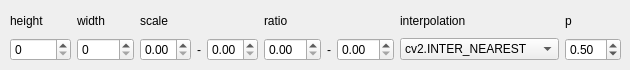
         <widget class="QWidget" name="defocus_3">
          <attribute name="title">
           <string>RandomResizedCrop</string>
          </attribute>
          <widget class="QWidget" name="gridLayoutWidget_33">
           <property name="geometry">
            <rect>
             <x>10</x>
             <y>10</y>
             <width>611</width>
             <height>51</height>
            </rect>
           </property>
           <layout class="QGridLayout" name="gridLayout_36">
            <item row="0" column="0">
             <widget class="QLabel" name="label_64">
              <property name="text">
               <string>height</string>
              </property>
             </widget>
            </item>
            <item row="1" column="5">
             <widget class="QDoubleSpinBox" name="sb_rrc_p">
              <property name="maximum">
               <double>1.000000000000000</double>
              </property>
              <property name="singleStep">
               <double>0.500000000000000</double>
              </property>
              <property name="value">
               <double>0.500000000000000</double>
              </property>
             </widget>
            </item>
            <item row="0" column="3">
             <widget class="QLabel" name="label_144">
              <property name="text">
               <string>ratio</string>
              </property>
             </widget>
            </item>
            <item row="0" column="5">
             <widget class="QLabel" name="label_70">
              <property name="text">
               <string>p</string>
              </property>
             </widget>
            </item>
            <item row="0" column="2">
             <widget class="QLabel" name="label_145">
              <property name="text">
               <string>scale</string>
              </property>
             </widget>
            </item>
            <item row="0" column="1">
             <widget class="QLabel" name="label_67">
              <property name="text">
               <string>width</string>
              </property>
             </widget>
            </item>
            <item row="0" column="4">
             <widget class="QLabel" name="label_143">
              <property name="text">
               <string>interpolation</string>
              </property>
             </widget>
            </item>
            <item row="1" column="2">
             <layout class="QHBoxLayout" name="horizontalLayout_31">
              <item>
               <widget class="QDoubleSpinBox" name="sb_rrc_scale0">
                <property name="maximum">
                 <double>1.000000000000000</double>
                </property>
                <property name="singleStep">
                 <double>0.100000000000000</double>
                </property>
               </widget>
              </item>
              <item>
               <widget class="QLabel" name="label_66">
                <property name="layoutDirection">
                 <enum>Qt::LeftToRight</enum>
                </property>
                <property name="text">
                 <string>-</string>
                </property>
                <property name="alignment">
                 <set>Qt::AlignCenter</set>
                </property>
               </widget>
              </item>
              <item>
               <widget class="QDoubleSpinBox" name="sb_rrc_scale1">
                <property name="maximum">
                 <double>1.000000000000000</double>
                </property>
                <property name="singleStep">
                 <double>0.100000000000000</double>
                </property>
               </widget>
              </item>
             </layout>
            </item>
            <item row="1" column="3">
             <layout class="QHBoxLayout" name="horizontalLayout_29">
              <item>
               <widget class="QDoubleSpinBox" name="sb_rrc_ratio0">
                <property name="singleStep">
                 <double>0.100000000000000</double>
                </property>
               </widget>
              </item>
              <item>
               <widget class="QLabel" name="label_65">
                <property name="layoutDirection">
                 <enum>Qt::LeftToRight</enum>
                </property>
                <property name="text">
                 <string>-</string>
                </property>
                <property name="alignment">
                 <set>Qt::AlignCenter</set>
                </property>
               </widget>
              </item>
              <item>
               <widget class="QDoubleSpinBox" name="sb_rrc_ratio1">
                <property name="singleStep">
                 <double>0.100000000000000</double>
                </property>
               </widget>
              </item>
             </layout>
            </item>
            <item row="1" column="0">
             <widget class="QSpinBox" name="sb_rrc_height">
              <property name="maximum">
               <number>99999</number>
              </property>
              <property name="singleStep">
               <number>10</number>
              </property>
             </widget>
            </item>
            <item row="1" column="1">
             <widget class="QSpinBox" name="sb_rrc_width">
              <property name="maximum">
               <number>9999</number>
              </property>
              <property name="singleStep">
               <number>10</number>
              </property>
             </widget>
            </item>
            <item row="1" column="4">
             <widget class="QComboBox" name="cob_rrc_inter">
              <property name="minimumSize">
               <size>
                <width>78</width>
                <height>0</height>
               </size>
              </property>
              <item>
               <property name="text">
                <string>cv2.INTER_NEAREST</string>
               </property>
              </item>
              <item>
               <property name="text">
                <string>cv2.INTER_LINEAR</string>
               </property>
              </item>
              <item>
               <property name="text">
                <string>cv2.INTER_CUBIC</string>
               </property>
              </item>
              <item>
               <property name="text">
                <string>cv2.INTER_AREA</string>
               </property>
              </item>
              <item>
               <property name="text">
                <string>cv2.INTER_LANCZOS4</string>
               </property>
              </item>
             </widget>
            </item>
           </layout>
          </widget>
         </widget>
